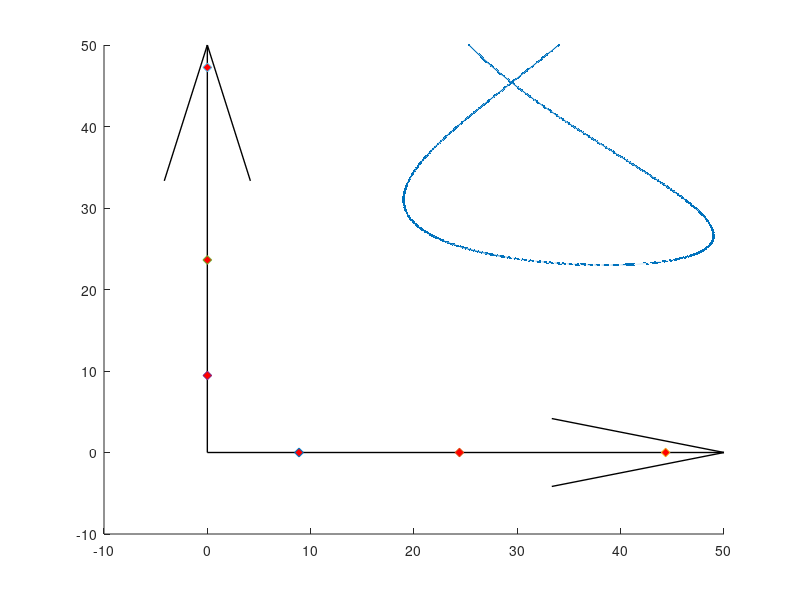

The MATLAB script that drew this image: (Note: this script raises an error after producing the figure.)
close all;
try
    iteratzia_NO = iteratzia_NO + 1;
    clearvars -except iteratzia_NO
catch
    iteratzia_NO = 1;
end
%% Errors
mu_err = 0;


% 1
section_NO = 1;
position_sigma = 0;
angle_sigma = 0;
pixel_sigma = 0; % trust me

% 2
% section_NO = 2;
% position_sigma = 0.5;
% angle_sigma = 0;
% pixel_sigma = 0; % trust me

% 3
% section_NO = 3;
% position_sigma = 0;
% angle_sigma = 0.2;
% pixel_sigma = 0; % trust me

% % % 4 
% % section_NO = 4;
% % position_sigma = 0;
% % angle_sigma = 0;
% % pixel_sigma = 7; % trust me
% % 
% % % 5 
% % section_NO = 5;
% % position_sigma = 0.5;
% % angle_sigma = 0.2;
% % pixel_sigma = 7; % trust me


%%

disp("Creating File...");

dt = 1/30;

% trajectory 1
trajectory_NO = 1;
t = 0:dt:30;
x = -15.*sin(0.23.*t) + 34;
y = 0.12.*t.*(t-30) + 50;
z = 15*atan(0.5.*t - 5) - 14.*atan(0.5.*t-7)+ 5.*atan(0.5.*(t-25)) +12 ;

% trajectory 2
% % trajectory_NO = 2;
% % t = 0:dt:50;
% % x = 35+10*sin(0.13*t);
% % y = 36+26*sin(0.13*t).*cos(0.13*t);
% % z = 18+10*sin(0.08*t);


% % velocities
% dx = diff(x);
% dy = diff(y);
% dz = diff(z);
% dt = 1/30;
% v = sqrt((dx/dt).^2 + (dy/dt).^2 + (dz/dt).^2);
% figure(); plot(t(1:end-1),v);

% comet3(x(1:2:end),y(1:2:end),z(1:2:end));

figure(); hold on;
plot3(x,y,z,".-");

%%%
% ORIGIN pos   = 32      , 35     , 240   ,   0,  0,0
% station1 pos = 32.00008, 35     , 240   ,   70, 25,0 
% station2 pos = 32.00022, 35     , 240   ,   90, 25,0
% station3 pos = 32.00040 ,35     , 240   ,   110,25,0
% station4 pos = 32      , 34.9999, 240   ,   30,25,0
% station4 pos = 32      , 34.99975, 240  ,   0,25,0
% station6 pos = 32      , 34.9995, 240   ,   -30,25,0
%%%

cams_pos = [8.8712799126e+00  3.7249758834e-11 -6.1934059024e-06;
            2.4396020029e+01 -4.6201353853e-10 -4.6835781419e-05;
            4.4356400681e+01 -1.0593836917e-10 -1.5483184173e-04;
            4.3700543668e-06  9.4496694118e+00 -6.9935488966e-06;
            2.7311974954e-05  2.3624173530e+01 -4.3708296574e-05;
            1.0924804709e-04  4.7248347060e+01 -1.7483342198e-04];

% Add errors
for i = 1:6
    for j = 1:3
        cams_pos(i,j) = cams_pos(i,j) + normrnd(mu_err, position_sigma);
    end
end

Rz = @(psi) [cos(psi), sin(psi), 0;
            -sin(psi), cos(psi), 0;
            0        , 0        ,1];

Ry = @(theta) [cos(theta), 0    , -sin(theta);
               0         , 1    , 0          ;
               sin(theta), 0    , cos(theta)];

Rx = @(phi) [1, 0       , 0       ;
             0, cos(phi), sin(phi);
             0, -sin(phi), cos(phi)];

DCM_origin2camera = @(psi, theta, phi) Rx(deg2rad(phi))*Ry(deg2rad(theta))*Rz(deg2rad(psi));


camera_angles = [70, -25, 0.0000;
                90, -25, 0;
                110, -25, 0;
                30, -25, 0;
                0, -25, 0;
                -30,-25,0];

% Add errors
for i = 1:6
    for j = 1:3
        camera_angles(i,j) = camera_angles(i,j) + normrnd(mu_err, angle_sigma);
    end
end


% camera_DCMs 

for i = 1:length(camera_angles)
    camera_DCMs(i,:,:) = DCM_origin2camera(camera_angles(i,1),camera_angles(i,2),camera_angles(i,3));
end 



% Draw Origin System
quiver3(0,0,0,50,0,0,"off", "Color","k","LineWidth",1);
quiver3(0,0,0,0,50,0,"off", "Color","k","LineWidth",1);
quiver3(0,0,0,0,0,50,"off", "Color","k","LineWidth",1);

% Draw Stations
for i = 1:length(cams_pos)
    pos = cams_pos(i,:);
    scatter3(pos(1),pos(2),pos(3), 40,"MarkerFaceColor",'r', "Marker",'diamond');
end

Vertical_halfAngle_deg = 26.1;
Horizontal_halfAngle_deg = 47;
depth_m = 10;
DrawCamsFOV(gca(), cams_pos, camera_angles, Vertical_halfAngle_deg, Horizontal_halfAngle_deg, depth_m);

axis equal;
xlim([-5, 55]);
ylim([-5, 55]);
zlim([-10, 55]);
xlabel("X");
ylabel("Y");
zlabel("Z");
view(3); grid on;


%% Azimuth elevation calc

syms theta psi or2cam

% cam2drone = Ry(theta)*Rz(psi);
% disp(transpose(cam2drone)*[1;0;0]);

for cam_i = 1:length(camera_DCMs)
    for point_i = 1:length(x)
        Vec = [x(point_i);y(point_i);z(point_i)] - [cams_pos(cam_i,1);cams_pos(cam_i,2);cams_pos(cam_i,3)];
        Test_Length(cam_i, point_i) = norm(Vec);
        Vec = Vec./norm(Vec);

        DCM_or2cam = DCM_origin2camera(camera_angles(cam_i,1),camera_angles(cam_i,2),camera_angles(cam_i,3));
        Vec_CAM = DCM_or2cam*Vec;

        theta = -asin(Vec_CAM(3));
        azimuth = atan(Vec_CAM(2)/Vec_CAM(1));
        
        Trajectory_elev_azim(cam_i, point_i, :) = [theta, azimuth];

       
    end
end


%% Test

% for cam_i = 1:length(camera_DCMs)
%     for point_i = 1:length(x)
%         tehta_azimuth_vec = reshape(Trajectory_elev_azim(cam_i, point_i,:),1,2);
%         pos = cams_pos(cam_i,:);
%         vector_cam2drone_CAM = (Ry(Trajectory_elev_azim(cam_i,point_i,1))*Rz(Trajectory_elev_azim(cam_i, point_i,2)))'*[1;0;0]*Test_Length(cam_i, point_i);
%         DCM_or2cam = DCM_origin2camera(camera_angles(cam_i,1),camera_angles(cam_i,2),camera_angles(cam_i,3));
%         vector_cam2drone_ORIGIN = DCM_or2cam'*vector_cam2drone_CAM;
% 
%         drone_position(cam_i, point_i,:) = pos' + vector_cam2drone_ORIGIN;
%     end
% end
% 
% plot3(drone_position(1,:,1),drone_position(1,:,2),drone_position(1,:,3), "r--");
% plot3(drone_position(2,:,1),drone_position(2,:,2),drone_position(2,:,3), "g--");
% plot3(drone_position(3,:,1),drone_position(3,:,2),drone_position(3,:,3), "k--");
% plot3(drone_position(4,:,1),drone_position(4,:,2),drone_position(4,:,3), "y--");
% 
% disp("DONE WITH TESTING");

%% DROP TO FILE

if ~exist("InjectedData", 'dir')
   mkdir("InjectedData");
   disp("Created Directory 'InjectedData\'");
end

FILE = fopen("InjectedData\injection_data.csv", "w");

for point_i = 1:length(Trajectory_elev_azim(1,:,1))
    for cams_i = 1:length(camera_angles)
        
        az = Trajectory_elev_azim(cams_i, point_i, 2);
        el = Trajectory_elev_azim(cams_i, point_i, 1);

%            THIS IS THE GEOMETRIC WAY TO SOLVE IT:
%            pix_1 = 1920/2 - A*tan(az);
%            pix_2 = 1080/2 + B/cos(az)*tan(el);
       
        
        camera_num = 1;
        option_num = 1;
        [pix_1, pix_2] = camera_calibration_final_inverse(camera_num, option_num, -rad2deg(az), -rad2deg(el));
        
        pix_1 = pix_1 + round(normrnd(mu_err, pixel_sigma));
        pix_2 = pix_2 + round(normrnd(mu_err, pixel_sigma));

        if (pix_1 > 1920 || pix_1 < 0)
            continue;
        end
        if (pix_2 > 1080 || pix_2 < 0)
            continue;
        end
        str_write = sprintf("%.0f,%.10f,%.10f,%.10f\n", cams_i,round(pix_1), round(pix_2), t(point_i));
%         str_write = [cams_i, pix_1, pix_2];
        fprintf(FILE,str_write);
    end
end
fclose(FILE);
disp("DONE WITH CREATING INJECTION FILE injection_data.csv");

save(sprintf("InjectedData\\injected_dat_section%.0f_iter%.0f.mat",section_NO,iteratzia_NO), ...
    'x', ...
    'y', ...
    'z', ...
    't', ...
    'dt', ...
    'cams_pos', ...
    'camera_angles', ...
    'Vertical_halfAngle_deg', ...
    'Horizontal_halfAngle_deg', ...
    'depth_m');

save(sprintf("InjectedData\\InjectedData.mat"), ...
    'x', ...
    'y', ...
    'z', ...
    't', ...
    'dt', ...
    'cams_pos', ...
    'camera_angles', ...
    'Vertical_halfAngle_deg', ...
    'Horizontal_halfAngle_deg', ...
    'depth_m');

disp("Saved injection parameters to 'injected_data.mat'");
